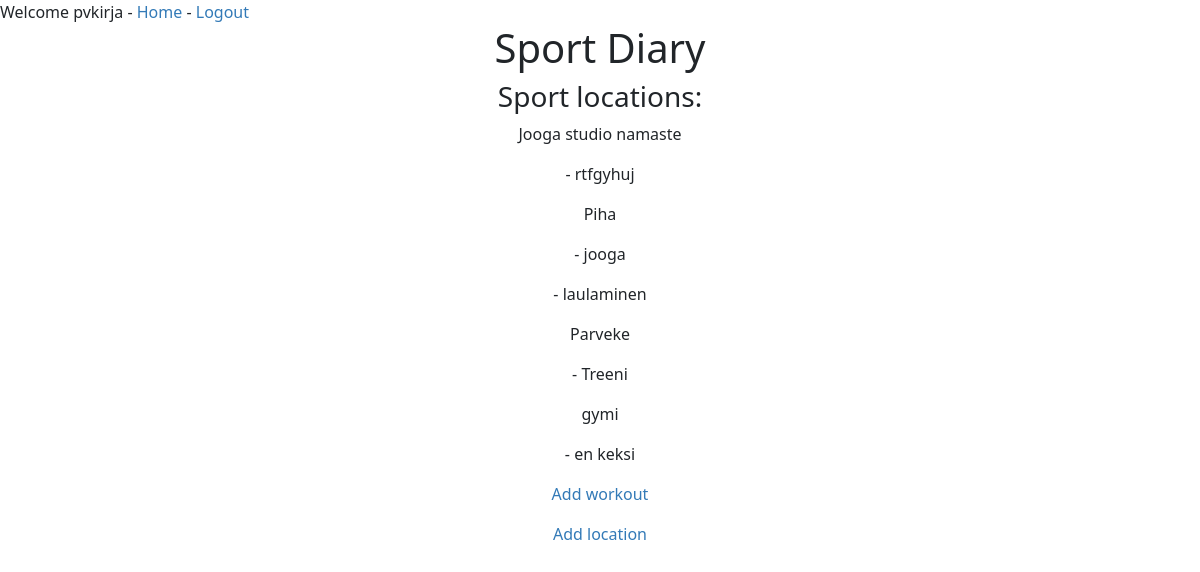
The page /location/ (signed in) on the database its author committed.
### sportdiary/models.py (models this page shows, shortened)
class Location(models.Model):
    name = models.CharField(max_length=200)
    def __str__(self):
             return self.name

class Diary(models.Model):
	name = models.CharField(max_length=200)
	created = models.DateTimeField(auto_now_add=True, null=True)
	duration = models.IntegerField(blank=True, null=True)
	description = models.TextField(blank=True)
	location = models.ForeignKey(
		Location, on_delete=models.CASCADE,
		null=True, blank=True,
		related_name='locations'
	)
	owner = models.ForeignKey(User, on_delete=models.CASCADE, null=True)
	def __str__(self):
			return self.name

### sportdiary/views.py (the view)
# urls.py: path('location/', LocationListView.as_view()),
class LocationListView(LoginRequiredMixin, ListView):
	model = Location

### sportdiary/templates/sportdiary/location_list.html
{% extends "sportdiary/base.html" %}
{% block "content" %}
<div style="text-align:center">
	<h3>Sport locations:</h3>
	{% for object in object_list %}
		<p>{{ object }}
			{% for location in object.locations.all %}
				<p> - {{ location }}</p>
			{% endfor %}
		</p>
	{% endfor %}
	<p><a href="/diary/new" style="color: #337ab7; text-decoration: none;">Add workout</a></p>
	<p><a href="/location/new" style="color: #337ab7; text-decoration: none;">Add location</a></p>
</div>
{% endblock "content" %}

### sportdiary/templates/sportdiary/base.html (shortened to what this page needs)
{% load static %}
<!doctype html>
<html lang="en">
	<head>
		<link href="{% static 'bootstrap/css/bootstrap.min.css' %}" rel="stylesheet">
	</head>
	<body>
	<header>
		{% if user.username %}
			Welcome {{ user }} -
			<a href="/" style="color: #337ab7; text-decoration: none;">Home</a> -
			<a href="/logout" style="color: #337ab7; text-decoration: none;">Logout</a>
		{% else %}
		 	<p style="text-align:center">Login</p>
		{% endif %}
		<h1 style="text-align:center">Sport Diary</h1>
	   </header>
		{% block "content" %}{% endblock "content" %}
	</body>
</html>

### rows shown on the page
Location: name "Jooga studio namaste"
Diary: name "rtfgyhuj"
Location: name "Piha"
Diary: name "jooga"
Diary: name "laulaminen"
Location: name "Parveke"
Diary: name "Treeni"
Location: name "gymi"
Diary: name "en keksi"

### other values the page prints
{{ user }} "pvkirja"
